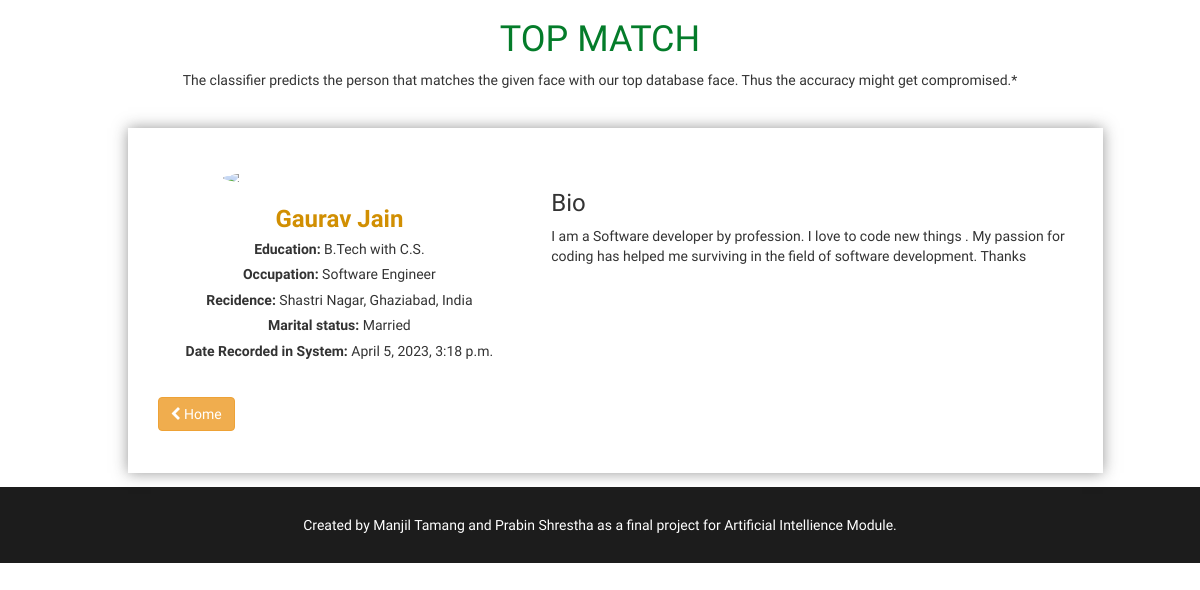
The app's page /records/details/6/ with its own data.
### records/models.py (models this page shows, shortened)
class Records(models.Model):
    id = models.CharField(max_length=100, primary_key=True)
    first_name = models.CharField(max_length=50)
    last_name = models.CharField(max_length=50, null=True)
    residence = models.CharField(max_length=50, null=True)
    country = models.CharField(max_length=50, null=True)
    education = models.CharField(max_length=150, null=True)
    occupation = models.CharField(max_length=150, null=True)
    marital_status = models.CharField(max_length=50, null=True)
    bio = models.TextField()
    recorded_at = models.DateTimeField(default=datetime.now, blank=True)
    class Meta:
        verbose_name_plural = "Records"

### records/views.py (the view)
# urls.py: url(r'^details/(?P<id>\d+)/$', views.details, name='details')
def details(request, id):
    record = Records.objects.get(id=id)
    context = {
        'record' : record
    }
    return render(request, 'details.html', context)

### templates/details.html (shortened to what this page needs)
{% extends 'layout.html' %}
{% load static %}
{% block content %}
<div class="container">
  <div style="padding-bottom: 2em;text-align:center">
    <h1 class="text-center" style="color:#047c2a">TOP MATCH</h1>
    <p>The classifier predicts the person that matches the given face with our top database face. Thus the accuracy might get compromised.*</p>
  </div>
  <div class="container">
    <div class="row">
      <div class="col-md-10 col-md-offset-1" style="padding-top:3em;padding-bottom:3em;-webkit-box-shadow: 0px 0px 14px 0px rgba(50, 50, 50, 0.5);
-moz-box-shadow:    0px 0px 14px 0px rgba(50, 50, 50, 0.5);
box-shadow:         0px 0px 14px 0px rgba(50, 50, 50, 0.5);">
        <div class="col-md-5">
          <div class="row">
            <div class="col-md-8 col-md-offset-2">
              <img src="{% static '' %}img/{{record.id}}.jpg" class="img-responsive" style="border-radius:50%"/>
            </div>
            <div class="col-md-12" style="text-align:center">
              <h3 style="color:#d18f02"><b>{{record.first_name}} {{record.last_name}}</b></h3>
              <h5><b>Education: </b> {{record.education}} </h5>
              <h5><b>Occupation: </b> {{record.occupation}} </h5>
              <h5><b>Recidence: </b> {{record.residence}}, {{record.country}}</h5>
              <h5><b>Marital status: </b> {{record.marital_status}}
              <h5><b>Date Recorded in System: </b> {{record.recorded_at}}</h5>
            </div>
          </div>
        </div>
        <div class="col-md-7">
          <h3>Bio</h3>
          <p>
            {{record.bio}}
          </p>
        </div>
        <div class="col-md-12" style="margin-top:2em">
          <a href="/" class="btn btn-warning"><i class="fa fa-chevron-left" aria-hidden="true"></i> Home</a>
        </div>
      </div>
    </div>
  </div>
</div>
{% endblock %}

### templates/layout.html (shortened to what this page needs)
{% load static %}
<!DOCTYPE html>
<html lang="en">
  <head>
    <link href="{% static 'bootstrap/bootstrap.min.css' %}" rel="stylesheet">
    <link href="{% static 'style.css' %}" rel="stylesheet">
    <link rel="stylesheet" href="{% static 'css/font-awesome.min.css' %}" />
  </head>
  <body>
    {% block content %}
    {% endblock %}
    <footer style="background-color: rgb(28, 28, 28);padding:2em 0;margin-top:1em;">
      <p class="text-center" style="margin-bottom:0;color:#fff">Created by Manjil Tamang and Prabin Shrestha as a final project for Artificial Intellience Module.</p>
    </footer>
  </body>
</html>

### static/style.css (style rules this page uses)
html, body { font-family: "Muli", sans-serif; -webkit-font-smoothing: antialiased !important; }

### records on screen
Records: first_name "Gaurav", last_name "Jain", education "B.Tech with C.S.", occupation "Software Engineer", residence "Shastri Nagar, Ghaziabad", country "India", marital_status "Married", recorded_at "April 5, 2023, 3:18 p.m.", bio "I am a Software developer by profession. I love to code new things . My passion for coding has helped me surviving in the field of software development. Thanks"
